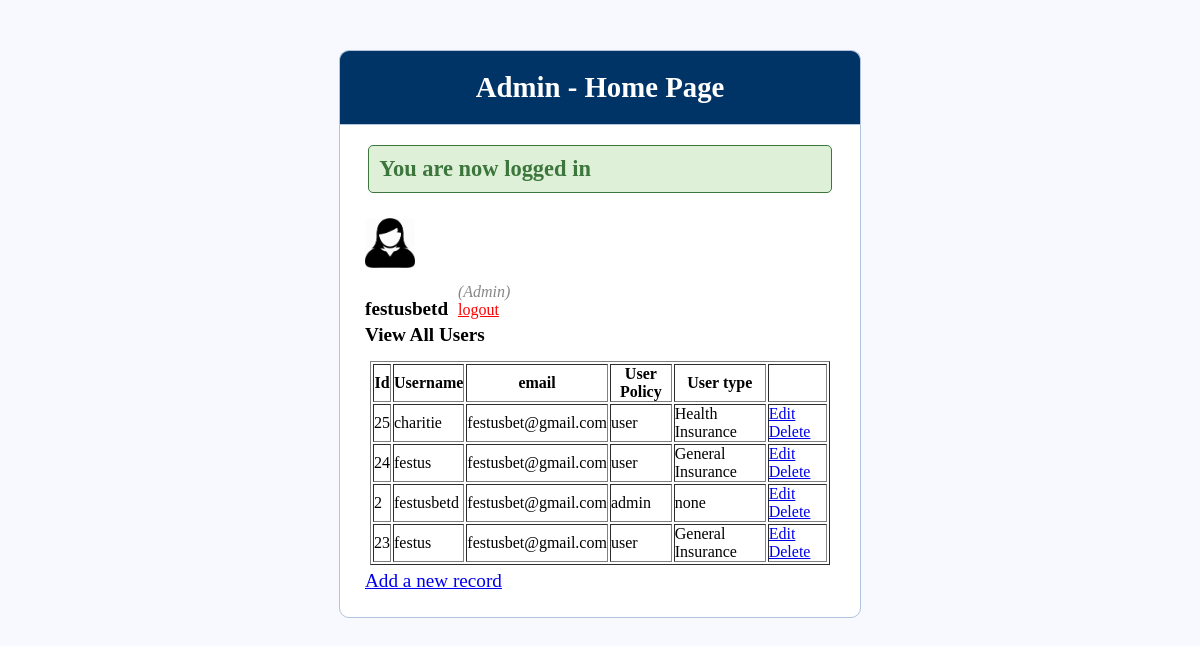
The page /admin/home.php (signed in) on the database its author committed.
### tables this page shows
CREATE TABLE IF NOT EXISTS `users` (
  `id` int(10) NOT NULL AUTO_INCREMENT,
  `username` varchar(100) NOT NULL,
  `email` varchar(50) NOT NULL,
  `user_type` varchar(100) NOT NULL,
  `user_policy` varchar(50) NOT NULL,
  `password` varchar(100) NOT NULL,
  PRIMARY KEY (`id`)
);

### admin/home.php (the view, shortened to what this page needs)
<html>
<head>
	<link rel="stylesheet" type="text/css" href="../style.css">
</head>
<body>
<div id="content">
	<div class="header">
		<h2>Admin - Home Page</h2>
	</div>
	<div class="content">
		<?php if (isset($_SESSION['success'])) : ?>
			<div class="error success" >
				<h3>
					<?php
						echo $_SESSION['success'];
					?>
				</h3>
			</div>
		<?php endif ?>
		<div class="profile_info">
			<img src="../images/admin_profile.png"  >
			<div>
				<?php  if (isset($_SESSION['user'])) : ?>
					<strong><?php echo $_SESSION['user']['username']; ?></strong>
                    <div>
					<small>
						<i  style="color: #888;">(<?php echo ucfirst($_SESSION['user']['user_type']); ?>)</i>
						<br>
						<a href="home.php?logout='1'" style="color: red;">logout</a>
					</small>
					</div>
			<?php
echo "<p><b>View All Users</b> " ;
?>
	<br>
	<div>
		<table border="1">
			<thead>
				<th>Id</th>
				<th>Username</th>
				<th>email</th>
				<th>User Policy</th>
				<th>User type</th>
				<th></th>
			</thead>
			<tbody>
				<?php
				$db = mysqli_connect('localhost', 'root', '', 'wiseinsurance');
                $view_users_query="select * from users";
                $result=mysqli_query($db,$view_users_query) or die(mysql_error());
					while($row=mysqli_fetch_array($result)){
						?>
						<tr>
							<td><?php echo $row['id']; ?></td>
							<td><?php echo $row['username']; ?></td>
							<td><?php echo $row['email']; ?></td>
							<td><?php echo $row['user_type']; ?></td>
							<td><?php echo $row['user_policy']; ?></td>
							<td>
								<a href="edit.php?id=<?php echo $row['id']; ?>">Edit</a>
								<a href="delete.php?id=<?php echo $row['username']; ?>">Delete</a>
							</td>
						</tr>
						<?php
					}
				?>
			</tbody>
		</table>
	</div>
<p><a href="create_user.php">Add a new record</a></p>
				<?php endif ?>
			</div>
		</div>
	</div>
	</div>
</body>
</html>

### style.css (style rules this page uses)
* { margin: 0px; padding: 0px; }
body { font-size: 120%; background: #F8F8FF; }
.header { width: 40%; margin: 50px auto 0px; color: white; background: #5F9EA0; text-align: center; border: 1px solid #B0C4DE; border-bottom: none; border-radius: 10px 10px 0px 0px; padding: 20px; }
form, .content { width: 40%; margin: 0px auto; padding: 20px; border: 1px solid #B0C4DE; background: white; border-radius: 0px 0px 10px 10px; }
.error { width: 92%; margin: 0px auto; padding: 10px; border: 1px solid #a94442; color: #a94442; background: #f2dede; border-radius: 5px; text-align: left; }
.success { color: #3c763d; background: #dff0d8; border: 1px solid #3c763d; margin-bottom: 20px; }
.profile_info img { display: inline-block; width: 50px; height: 50px; margin: 5px; float: left; }
.profile_info div { display: inline-block; margin: 5px; }
.profile_info:after { content: ""; display: block; clear: both; }

### admin/home.php (style rules this page uses)
.header { background: #003366; }

### rows shown on the page
users: id "25", username "charitie", email "festusbet@gmail.com", user_type "user", user_policy "Health Insurance"
users: id "24", username "festus", email "festusbet@gmail.com", user_type "user", user_policy "General Insurance"
users: id "2", username "festusbetd", email "festusbet@gmail.com", user_type "admin", user_policy "none"
users: id "23", username "festus", email "festusbet@gmail.com", user_type "user", user_policy "General Insurance"

### other values the page prints
$_SESSION['success'] "You are now logged in"
$_SESSION['user']['username'] "festusbetd"
$_SESSION['user']['user_type'] "Admin"
